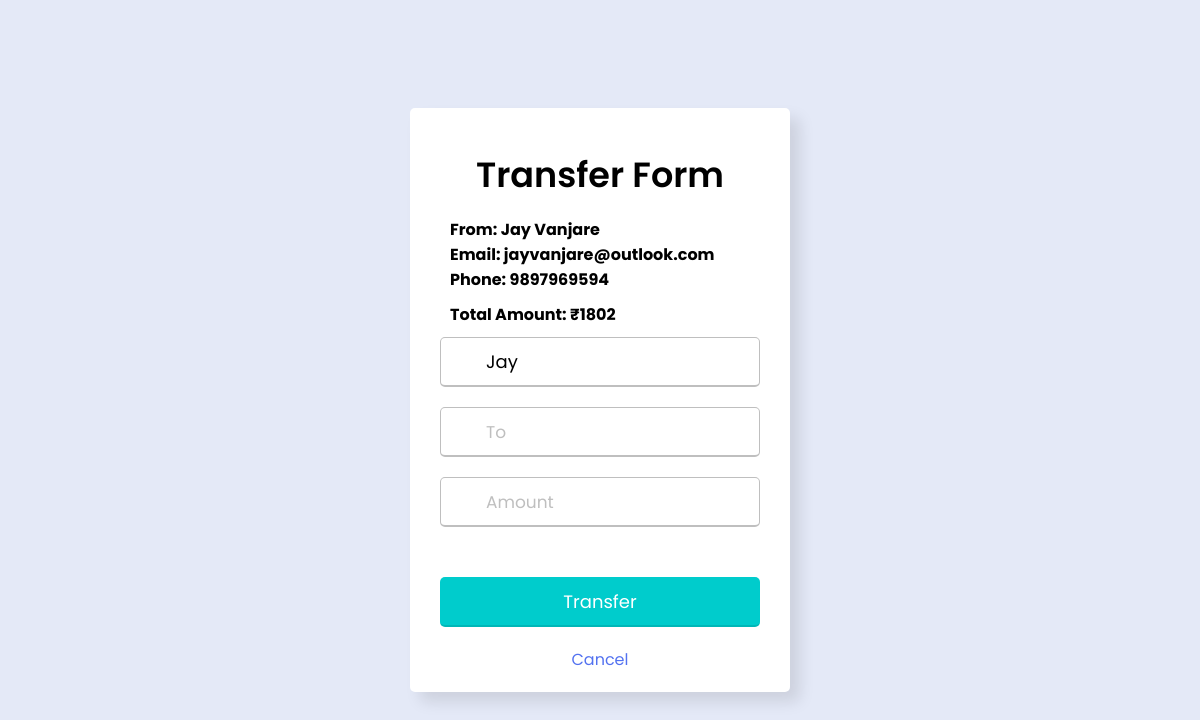
The page /payment/4 on the database its author committed.
### Bank/models.py (models this page shows, shortened)
class Customers(models.Model):
    cust_id = models.CharField(max_length=120)
    first_name = models.CharField(max_length=120)
    last_name = models.CharField(max_length=120)
    cust_email = models.EmailField()
    cust_phone = models.IntegerField()
    cust_amount = models.IntegerField()

### Bank/views.py (the view, shortened to what this page needs)
# urls.py: path("payment/<str:cust_id>", views.payment, name='payment'),
def payment(request, cust_id):
    custom = Customers.objects.get(cust_id=cust_id)
    return render(request, 'payment.html', {'custom': custom})

### templates/payment.html (shortened to what this page needs)
<!DOCTYPE html>
<html lang="en">
<head>
    {% load static %}
    <link rel="stylesheet" href="{% static 'css/payment.css' %}">
</head>
<body>
    <form method="POST">
        <div class="wrapper">
            <header>Transfer Form</header>
            <h4 style="padding-left: 10px; text-align: left;">From: {{custom.first_name}} {{custom.last_name}}</h4>
            <h4 style="padding-left: 10px; text-align: left;">Email: {{custom.cust_email}}</h4>
            <h4 style="padding-left: 10px; text-align: left;">Phone: {{custom.cust_phone}}</h4>
            <h4 style="padding: 10px; text-align: left;">Total Amount: ₹{{custom.cust_amount}}</h4>
            <div class="field from">
                <div class="input-area">
                    <input type="text" name="from_user" value="{{custom.first_name}}" readonly>
                </div>
            </div>
            <div class="field to">
                <div class="input-area">
                    <input type="text" name="to_user" placeholder="To">
                </div>
            </div>
            <div class="field amount">
                <div class="input-area">
                    <input type="text" name="amount" placeholder="Amount">
                </div>
            </div>
            <input type="submit" value="Transfer" name="submit">
            <div style="padding: 20px;">
                <a href="/customers">Cancel</a>
            </div>
        </div>
    </form>
</body>
</html>

### Static/css/payment.css (style rules this page uses)
* { margin: 0; padding: 0; box-sizing: border-box; font-family: "Poppins", sans-serif; }
body { width: 100%; height: 100vh; display: flex; align-items: center; justify-content: center; background: #E4E9F7; }
.wrapper { width: 380px; padding: 40px 30px 0px 30px; background: #fff; border-radius: 5px; text-align: center; box-shadow: 10px 10px 15px rgba(0, 0, 0, 0.1); }
.wrapper header { font-size: 35px; font-weight: 600; padding-bottom: 5%; }
form .field { width: 100%; margin-bottom: 20px; }
form .field .input-area { height: 50px; width: 100%; position: relative; }
form input { width: 100%; height: 100%; outline: none; padding: 0 45px; font-size: 18px; background: none; caret-color: #5372F0; border-radius: 5px; border: 1px solid #bfbfbf; border-bottom-width: 2px; transition: all 0.2s ease; }
form input::placeholder { color: #bfbfbf; font-size: 17px; }
.wrapper a { color: #5372F0; text-decoration: none; }
form input[type="submit"] { height: 50px; margin-top: 30px; color: #fff; padding: 0; border: none; background: #00cccc; cursor: pointer; border-bottom: 2px solid rgba(0, 0, 0, 0.1); transition: all 0.3s ease; }

### rows shown on the page
Customers: first_name "Jay", last_name "Vanjare", cust_email "jayvanjare@outlook.com", cust_phone "9897969594", cust_amount "1802", from_user "Jay"
